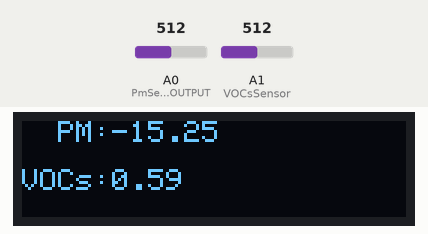
Recording of a sketch running on a simulated Arduino Uno, built with avr-gcc and run on an emulated ATmega328P. On the bench: 128×32 one-colour display. The inputs (shaded band) are chosen by the test bench; at power-on: A0 (PmSensor_OUTPUT) = 512, A1 (VOCsSensor) = 512. The display library's start-up logo is not drawn; what the sketch prints to the serial monitor is not drawn.

Above: at 1.3 s.
1.4 s: A0 (PmSensor_OUTPUT) set to 716
At 1.96 s:
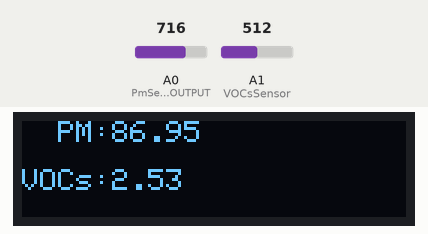
3.6 s: A1 (VOCsSensor) set to 716
At 4.1 s:
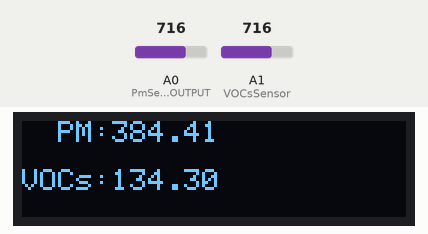
5.8 s: A0 (PmSensor_OUTPUT) set to 900
At 6.24 s:
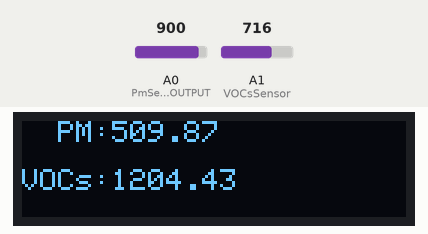
7.9 s: A1 (VOCsSensor) set to 900
At 8.38 s:
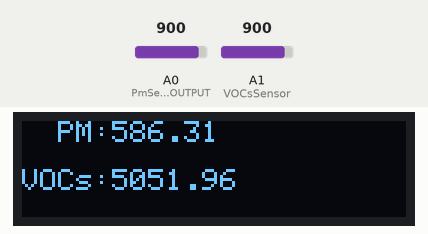
10.1 s: A0 (PmSensor_OUTPUT) set to 1023
At 10.53 s:
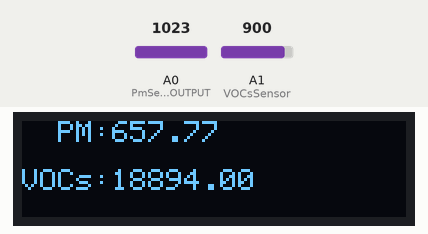
12.2 s: A1 (VOCsSensor) set to 1023
At 12.67 s:
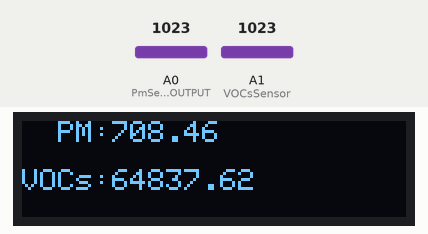
Timing chart, 0 to 15.2 s (numbered marks = the images above; inputs shaded):
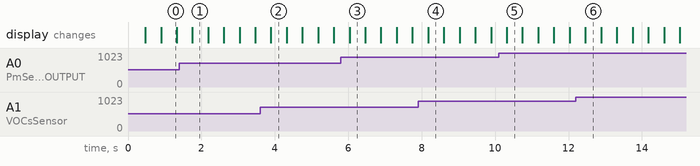

Measured:
- what the display in image 0 shows lasts 0.4 s, from 0.9 s to 1.3 s

The sketch:

PestMask_v2.0.1.ino
```cpp
#include <Wire.h> // For i2c Communication
#include <Adafruit_GFX.h> // Graphics Effects Library
#include <Adafruit_SSD1306.h> // SSD1306 Display Library

#define SCREEN_WIDTH 128 // OLED display width
#define SCREEN_HEIGHT 32 // OLED display height
#define OLED_RESET -1 // Reset pin -1 if sharing Arduino reset pin
#define SCREEN_ADDRESS 0x3C // set i2c Adress
#define PmSensor_INPUT 2 // Particulate matter Sensor INPUT pin
#define PmSensor_OUTPUT A0 // Particulate matter Sensor OUTPUT pin
#define VOCsSensor A1 // VOCs Sensor OUTPUT pin

//Set parameter value
Adafruit_SSD1306 display(SCREEN_WIDTH,SCREEN_HEIGHT,&Wire,OLED_RESET);

int i; // For for loop
int PM[10]; // Variables that store 10 PM values
long PM_SUM; // The sum of 10 PM values
float PM_OUTPUT; // Final OUTPUT values
int VOCs[10]; // Variables that store 10 VOCs values
long VOCs_SUM; // The sum of 10 VOCs values
float VOCs_OUTPUT; // Final OUTPUT values

void setup()
{
  pinMode(A5,INPUT_PULLUP); // for oled
  pinMode(A4,INPUT_PULLUP); // for oled
  pinMode(VOCsSensor,INPUT_PULLUP); // for VOCs sensor
  pinMode(PmSensor_OUTPUT,INPUT_PULLUP); // for PM sensor output
  pinMode(PmSensor_INPUT,OUTPUT); // for PM sensor input
  Serial.begin(9600); // Start serial communication at 9600 baud rate
  // SSD1306_SWITCHCAPVCC = generate display voltage from 3.3V internally
  if(!display.begin(SSD1306_SWITCHCAPVCC, SCREEN_ADDRESS)) {
    Serial.println(F("SSD1306 allocation failed"));
    for(;;); // Don't proceed, loop forever
  }
  display.setRotation(2); // Rotate in the right direction
  display.ssd1306_command(0xA0); // Flip display For AR screen
  display.setTextSize(1); // Set text size
  display.setTextColor(SSD1306_WHITE); // Set text color
  display.display(); // Displaying these on the screen
  delay(100); // A little delay
}

void loop()
{
  PM_SUM=0; // Reset the sum of PM values to 0
  VOCs_SUM=0; // Reset the sum of VOCs values to 0
  for(i=0;i<9;i++) // Repeat 9 times (i= 0~8 )
  {
    PM[i]=PM[i+1]; // Pulling the PM value forward one space
    PM_SUM+=PM[i]; // Add value to the PM SUM

    VOCs[i]=VOCs[i+1]; // Pulling the VOCs value forward one space
    VOCs_SUM+=VOCs[i]; // Add value to the VOCs SUM
  }
  digitalWrite(PmSensor_INPUT,HIGH); // Turn on the PM sensor's LED
  delay(280); // A little delay
  PM[9]=analogRead(PmSensor_OUTPUT); // Read the PM value and save it
  delay(20); // A little delay
  digitalWrite(PmSensor_INPUT,LOW); // Turn off the PM sensor's LED
  delay(10); // A little delay

  PM_SUM+=PM[9]; // Add the read value to PM SUM
  PM_SUM/=10; // We added 10 values, so we have to divide it by 10
  // The μg/m^3 value depending on the voltage.
  PM_OUTPUT=(0.17*PM_SUM*(5.0/1023)-0.1)*1000;

  VOCs[9]=analogRead(VOCsSensor); //Read the VOCs value and save it
  VOCs_SUM+=VOCs[9]; // Add the read value to VOCs SUM
  VOCs_SUM/=10; // We added 10 values, so we have to divide it by 10
  // The mg/m^3 value depending on the voltage.
  VOCs_OUTPUT=pow(10,-0.867+(1.274*VOCs_SUM*(5.0/1023)));

  Serial.print("PM: ");
  Serial.print(PM_OUTPUT); // Serial print Final PM value
  Serial.print("  VOCs: ");
  Serial.println(VOCs_OUTPUT); // Serial print Final VOCs value

  display.clearDisplay(); // Clear the screen

  display.setCursor(0,0); // Set cursor to x=0,y=0
  display.print("  PM:");
  display.print(PM_OUTPUT); // Print Final PM value to display
  display.setCursor(0,16); // Set cursor to x=0,y=16
  display.print("VOCs:");
  display.print(VOCs_OUTPUT); // Print Final VOCs value to display
  display.display(); // Displaying these on the screen

  delay(100); // A little delay to prevent too many operations
}
```
